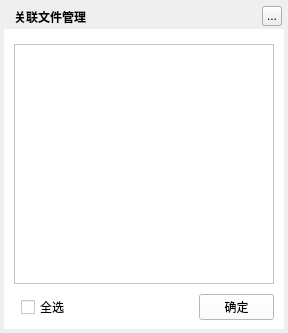
<?xml version="1.0" encoding="UTF-8"?>
<ui version="4.0">
 <class>MusicFileAssociationWidget</class>
 <widget class="QDialog" name="MusicFileAssociationWidget">
  <property name="geometry">
   <rect>
    <x>0</x>
    <y>0</y>
    <width>288</width>
    <height>333</height>
   </rect>
  </property>
  <property name="windowTitle">
   <string>关联文件管理</string>
  </property>
  <widget class="QLabel" name="background">
   <property name="geometry">
    <rect>
     <x>4</x>
     <y>4</y>
     <width>280</width>
     <height>325</height>
    </rect>
   </property>
   <property name="styleSheet">
    <string notr="true"/>
   </property>
   <property name="text">
    <string/>
   </property>
  </widget>
  <widget class="QLabel" name="topTitleName">
   <property name="geometry">
    <rect>
     <x>14</x>
     <y>4</y>
     <width>220</width>
     <height>25</height>
    </rect>
   </property>
   <property name="styleSheet">
    <string notr="true">color:&quot;#FFFFFF&quot;;font-weight:bold</string>
   </property>
   <property name="text">
    <string>关联文件管理</string>
   </property>
  </widget>
  <widget class="QToolButton" name="topTitleCloseButton">
   <property name="geometry">
    <rect>
     <x>262</x>
     <y>6</y>
     <width>20</width>
     <height>20</height>
    </rect>
   </property>
   <property name="text">
    <string>...</string>
   </property>
  </widget>
  <widget class="QWidget" name="backgroundMask" native="true">
   <property name="geometry">
    <rect>
     <x>4</x>
     <y>29</y>
     <width>280</width>
     <height>300</height>
    </rect>
   </property>
   <property name="styleSheet">
    <string notr="true">background:white;</string>
   </property>
   <widget class="MusicFileAssociationTableWidget" name="itemTableWidget">
    <property name="geometry">
     <rect>
      <x>10</x>
      <y>15</y>
      <width>260</width>
      <height>240</height>
     </rect>
    </property>
   </widget>
   <widget class="QPushButton" name="confirmButton">
    <property name="enabled">
     <bool>true</bool>
    </property>
    <property name="geometry">
     <rect>
      <x>195</x>
      <y>265</y>
      <width>75</width>
      <height>26</height>
     </rect>
    </property>
    <property name="cursor">
     <cursorShape>PointingHandCursor</cursorShape>
    </property>
    <property name="focusPolicy">
     <enum>Qt::NoFocus</enum>
    </property>
    <property name="text">
     <string>确定</string>
    </property>
   </widget>
   <widget class="QCheckBox" name="selectAllCheckButton">
    <property name="geometry">
     <rect>
      <x>17</x>
      <y>270</y>
      <width>80</width>
      <height>16</height>
     </rect>
    </property>
    <property name="text">
     <string>全选</string>
    </property>
   </widget>
  </widget>
  <zorder>background</zorder>
  <zorder>backgroundMask</zorder>
  <zorder>topTitleName</zorder>
  <zorder>topTitleCloseButton</zorder>
 </widget>
 <customwidgets>
  <customwidget>
   <class>MusicFileAssociationTableWidget</class>
   <extends>QTableWidget</extends>
   <header>musicfileassociationwidget.h</header>
  </customwidget>
 </customwidgets>
 <resources/>
 <connections/>
</ui>
